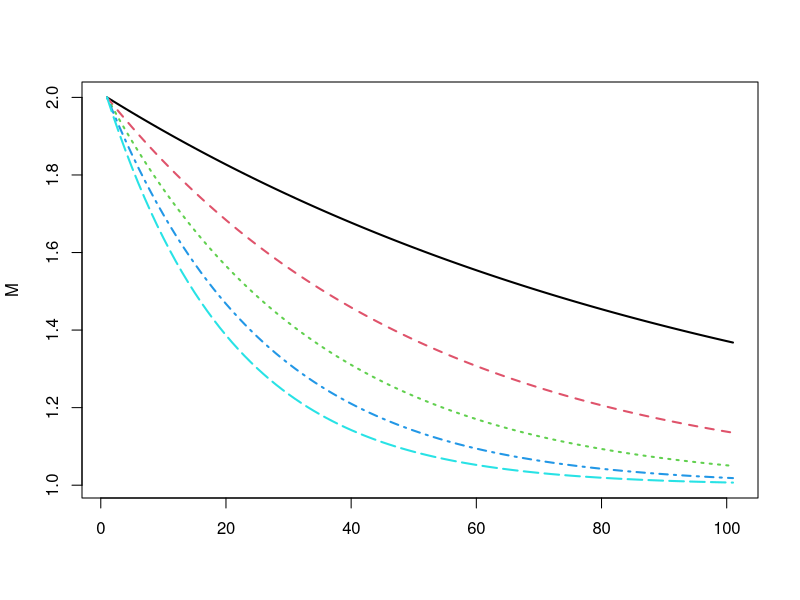
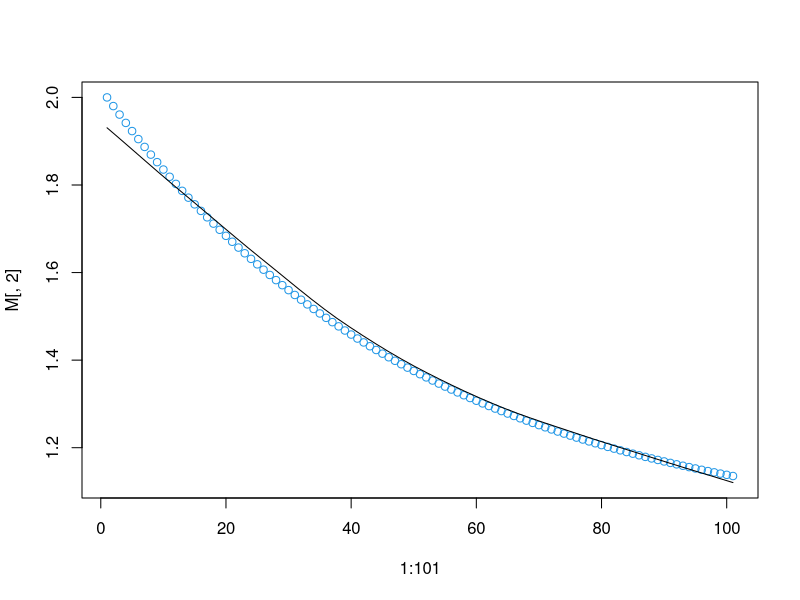

Source code (R) for these figures, in order:
x <- seq(0, 1, by=0.01)
c <- 5
M <- matrix(0, nrow=length(x), ncol=c)
#################################################
for (i in 1:c) M[,i] <- 1 + exp(-x*i)

# Plot Matrix of exp() values
matplot(M, type="l",lwd=2)
scatter.smooth(1:101, M[,2], col=4)

